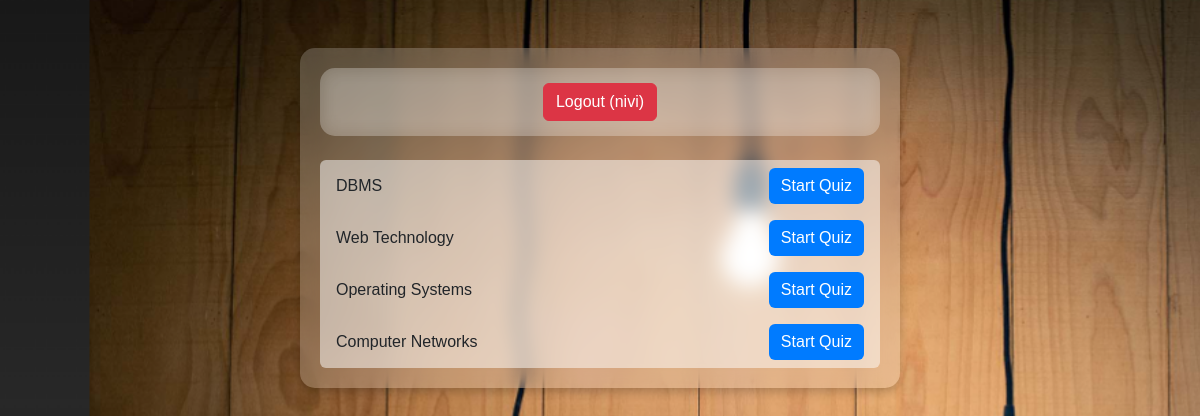
Screenshot of /index.php (signed in) with the database file from the repository.
### tables this page shows
CREATE TABLE `topics` (
  `id` int(11) NOT NULL,
  `name` varchar(255) NOT NULL
);

### index.php (the view, shortened to what this page needs)
<?php
include 'db.php';
$query = "SELECT DISTINCT id, name FROM topics";
$result = $conn->query($query);
?>
<!DOCTYPE html>
<html lang="en">
<head>
    <link href="https://cdn.jsdelivr.net/npm/bootstrap@5.3.0/dist/css/bootstrap.min.css" rel="stylesheet">
</head>
<body>
<div class="container mt-5">
    <div class="auth-container">
        <?php if (isset($_SESSION["username"])): ?>
            <a href="logout.php" class="btn btn-danger">Logout (<?php echo $_SESSION["username"]; ?>)</a>
        <?php else: ?>
            <a href="login.php" class="btn btn-primary">Login</a>
        <?php endif; ?>
    </div>
    <?php if ($result->num_rows > 0): ?>
        <ul class="list-group mt-4">
            <?php while ($row = $result->fetch_assoc()) { ?>
                <li class="list-group-item d-flex justify-content-between align-items-center">
                    <span><?php echo htmlspecialchars($row['name']); ?></span>
                    <a href="quiz.php?topic_id=<?php echo $row['id']; ?>" class="btn btn-primary">Start Quiz</a>
                </li>
            <?php } ?>
        </ul>
    <?php else: ?>
        <div class="alert alert-warning mt-3">No topics found. Please add topics to the database.</div>
    <?php endif; ?>
</div>
</body>
</html>

### index.php (style rules this page uses)
body { background: url('assets/img/index.png') no-repeat center center fixed; background-size: cover; font-family: Arial, sans-serif; }
.container { background: rgba(255, 255, 255, 0.2); padding: 20px; border-radius: 15px; box-shadow: 0 4px 10px rgba(0, 0, 0, 0.2); backdrop-filter: blur(10px); margin-top: 50px; max-width: 600px; text-align: center; }
.list-group-item { background: rgba(255, 255, 255, 0.5); border: none; transition: all 0.3s ease-in-out; }
.auth-container { background: rgba(255, 255, 255, 0.2); backdrop-filter: blur(10px); padding: 15px; border-radius: 15px; display: flex; justify-content: center; }
.btn-primary { background: #007bff; border: none; transition: background 0.3s ease-in-out; }

### rows the page displays
topics: name "DBMS"
topics: name "Web Technology"
topics: name "Operating Systems"
topics: name "Computer Networks"

### other values shown
$_SESSION["username"] "nivi"
